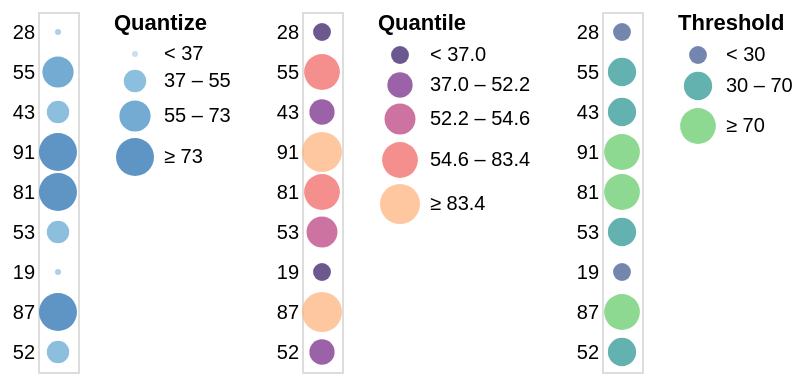

Source (Vega-Lite JSON):
### Vega specification from a JSON file in a GitHub repository (floating-point values rounded to 4 significant figures)
{"$schema": "https://vega.github.io/schema/vega/v5.json", "description": "Horizontally concatenated charts that show different types of discretizing scales.", "background": "white", "padding": 5, "data": [{"name": "source_0", "values": [{"a": "A", "b": 28}, {"a": "B", "b": 55}, {"a": "C", "b": 43}, {"a": "D", "b": 91}, {"a": "E", "b": 81}, {"a": "F", "b": 53}, {"a": "G", "b": 19}, {"a": "H", "b": 87}, {"a": "I", "b": 52}]}, {"name": "data_1", "source": "source_0", "transform": [{"type": "filter", "expr": "isValid(datum[\"b\"]) && isFinite(+datum[\"b\"])"}]}, {"name": "data_2", "source": "source_0", "transform": [{"type": "filter", "expr": "isValid(datum[\"b\"]) && isFinite(+datum[\"b\"])"}]}, {"name": "data_3", "source": "source_0", "transform": [{"type": "filter", "expr": "isValid(datum[\"b\"]) && isFinite(+datum[\"b\"])"}]}], "signals": [{"name": "childWidth", "value": 20}, {"name": "concat_0_y_step", "value": 20}, {"name": "concat_0_height", "update": "bandspace(domain('concat_0_y').length, 1, 0.5) * concat_0_y_step"}, {"name": "concat_1_y_step", "value": 20}, {"name": "concat_1_height", "update": "bandspace(domain('concat_1_y').length, 1, 0.5) * concat_1_y_step"}, {"name": "concat_2_y_step", "value": 20}, {"name": "concat_2_height", "update": "bandspace(domain('concat_2_y').length, 1, 0.5) * concat_2_y_step"}], "layout": {"padding": 20, "bounds": "full", "align": "each"}, "marks": [{"type": "group", "name": "concat_0_group", "style": "cell", "encode": {"update": {"width": {"signal": "childWidth"}, "height": {"signal": "concat_0_height"}}}, "signals": [{"name": "width", "update": "childWidth"}], "marks": [{"name": "concat_0_marks", "type": "symbol", "style": ["circle"], "from": {"data": "data_1"}, "encode": {"update": {"opacity": {"value": 0.7}, "fill": {"scale": "concat_0_color", "field": "b"}, "ariaRoleDescription": {"value": "circle"}, "description": {"signal": "\"b: \" + (isValid(datum[\"b\"]) ? datum[\"b\"] : \"\"+datum[\"b\"])"}, "x": {"signal": "childWidth", "mult": 0.5}, "y": {"scale": "concat_0_y", "field": "b"}, "size": {"scale": "concat_0_size", "field": "b"}, "shape": {"value": "circle"}}}}], "axes": [{"scale": "concat_0_y", "orient": "left", "grid": false, "domain": false, "ticks": false, "zindex": 0}], "legends": [{"title": "Quantize", "fill": "concat_0_color", "symbolType": "circle", "encode": {"symbols": {"update": {"opacity": {"value": 0.7}}}}, "size": "concat_0_size"}]}, {"type": "group", "name": "concat_1_group", "style": "cell", "encode": {"update": {"width": {"signal": "childWidth"}, "height": {"signal": "concat_1_height"}}}, "signals": [{"name": "width", "update": "childWidth"}], "marks": [{"name": "concat_1_marks", "type": "symbol", "style": ["circle"], "from": {"data": "data_2"}, "encode": {"update": {"opacity": {"value": 0.7}, "fill": {"scale": "concat_1_color", "field": "b"}, "ariaRoleDescription": {"value": "circle"}, "description": {"signal": "\"b: \" + (isValid(datum[\"b\"]) ? datum[\"b\"] : \"\"+datum[\"b\"])"}, "x": {"signal": "childWidth", "mult": 0.5}, "y": {"scale": "concat_1_y", "field": "b"}, "size": {"scale": "concat_1_size", "field": "b"}, "shape": {"value": "circle"}}}}], "axes": [{"scale": "concat_1_y", "orient": "left", "grid": false, "domain": false, "ticks": false, "zindex": 0}], "legends": [{"title": "Quantile", "fill": "concat_1_color", "labelOverlap": "greedy", "symbolType": "circle", "encode": {"symbols": {"update": {"opacity": {"value": 0.7}}}}, "size": "concat_1_size"}]}, {"type": "group", "name": "concat_2_group", "style": "cell", "encode": {"update": {"width": {"signal": "childWidth"}, "height": {"signal": "concat_2_height"}}}, "signals": [{"name": "width", "update": "childWidth"}], "marks": [{"name": "concat_2_marks", "type": "symbol", "style": ["circle"], "from": {"data": "data_3"}, "encode": {"update": {"opacity": {"value": 0.7}, "fill": {"scale": "concat_2_color", "field": "b"}, "ariaRoleDescription": {"value": "circle"}, "description": {"signal": "\"b: \" + (isValid(datum[\"b\"]) ? datum[\"b\"] : \"\"+datum[\"b\"])"}, "x": {"signal": "childWidth", "mult": 0.5}, "y": {"scale": "concat_2_y", "field": "b"}, "size": {"scale": "concat_2_size", "field": "b"}, "shape": {"value": "circle"}}}}], "axes": [{"scale": "concat_2_y", "orient": "left", "grid": false, "domain": false, "ticks": false, "zindex": 0}], "legends": [{"title": "Threshold", "fill": "concat_2_color", "labelOverlap": "greedy", "symbolType": "circle", "encode": {"symbols": {"update": {"opacity": {"value": 0.7}}}}, "size": "concat_2_size"}]}], "scales": [{"name": "concat_0_y", "type": "point", "domain": {"data": "data_1", "field": "b"}, "range": {"step": {"signal": "concat_0_y_step"}}, "padding": 0.5}, {"name": "concat_0_color", "type": "quantize", "domain": {"data": "data_1", "field": "b"}, "range": "ramp", "zero": true, "interpolate": "hcl"}, {"name": "concat_0_size", "type": "quantize", "domain": {"data": "data_1", "field": "b"}, "range": {"signal": "sequence(9, 361 + (361 - 9) / (4 - 1), (361 - 9) / (4 - 1))"}, "zero": false}, {"name": "concat_1_y", "type": "point", "domain": {"data": "data_2", "field": "b"}, "range": {"step": {"signal": "concat_1_y_step"}}, "padding": 0.5}, {"name": "concat_1_color", "type": "quantile", "domain": {"data": "data_2", "field": "b"}, "range": {"scheme": "magma"}, "interpolate": "hcl"}, {"name": "concat_1_size", "type": "quantile", "domain": {"data": "data_2", "field": "b"}, "range": [80, 160, 240, 320, 400]}, {"name": "concat_2_y", "type": "point", "domain": {"data": "data_3", "field": "b"}, "range": {"step": {"signal": "concat_2_y_step"}}, "padding": 0.5}, {"name": "concat_2_color", "type": "threshold", "domain": [30, 70], "range": {"scheme": "viridis"}, "interpolate": "hcl"}, {"name": "concat_2_size", "type": "threshold", "domain": [30, 70], "range": [80, 200, 320]}]}
